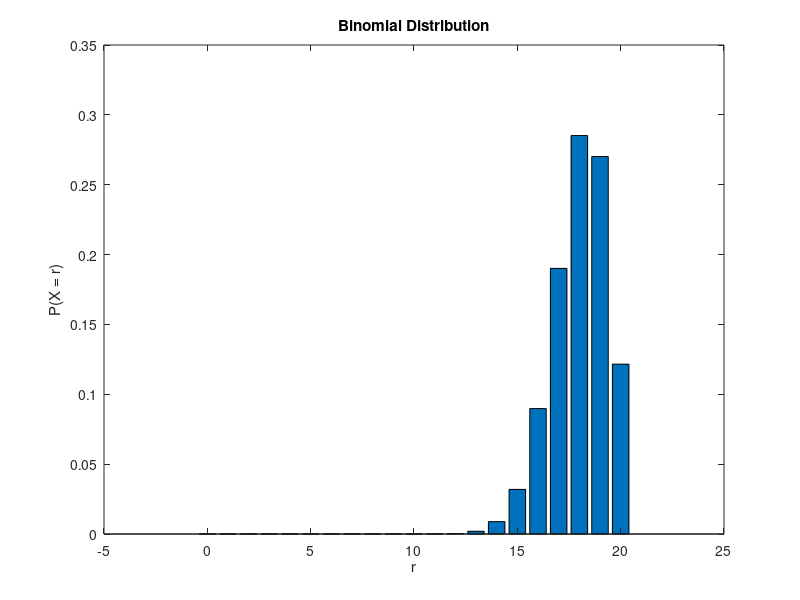

Reproduce this figure in MATLAB.
% Prog_03b.m: Binomial distribution.
n=20;p=0.9;
r_values = 0:n;
% Probability mass function.
dist = binopdf(r_values, n, p);
% Plot as bar chart.
figure;
bar(r_values, dist)
xlabel('r')
ylabel('P(X = r)')
title('Binomial Distribution')
% Mean, variance, standard deviation.
mu = n * p;
sigma2 = n * p * (1 - p);
sigma = sqrt(sigma2);
fprintf('Mean = %.2f\n', mu)
fprintf('Variance = %.2f\n', sigma2)
fprintf('Standard Deviation = %.2f\n', sigma)
% Probability calculations.
PXis20 = binopdf(20, n, p);
fprintf('P(X=20) = %.5f\n', PXis20)
PXGT18 = 1 - binocdf(18, n, p); % P(X>18) = 1 - P(X<=18).
fprintf('P(X>18) = %.5f\n', PXGT18)
% End Prog_03b.m.
